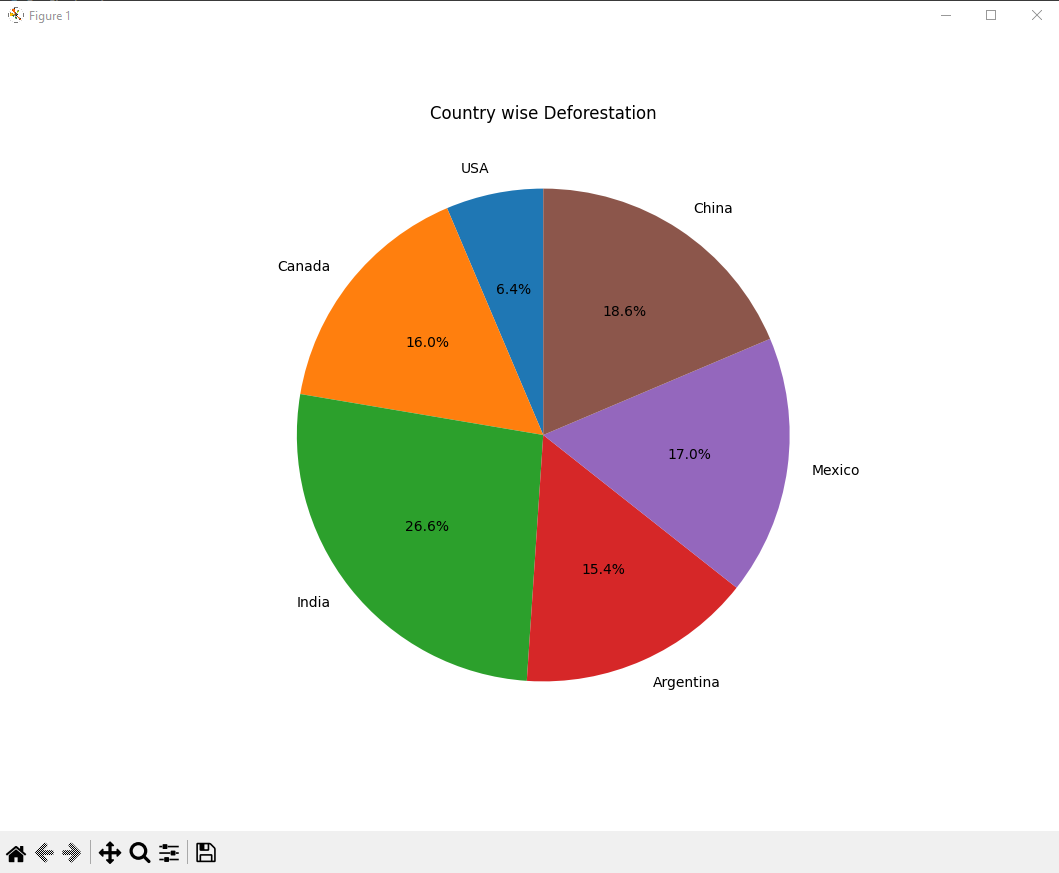

Python code for this plot:
import numpy as np
import matplotlib.pyplot as plt

# Data: Country wise Deforestation (years)
countries = np.array(["USA", "Canada", "India", "Argentina", "Mexico", "China"])
Hectares = np.array([1200000, 3000000, 5000000, 2900000, 3200000, 3500000])

# Create a pie chart for Healthcare Spending
plt.figure(figsize=(8, 8))

# Subplot for Healthcare Spending
plt.pie(Hectares, labels=countries, autopct='%1.1f%%', startangle=90, colors=plt.cm.tab10.colors)
plt.title("Country wise Deforestation")


# Adjust layout and display
plt.show()
